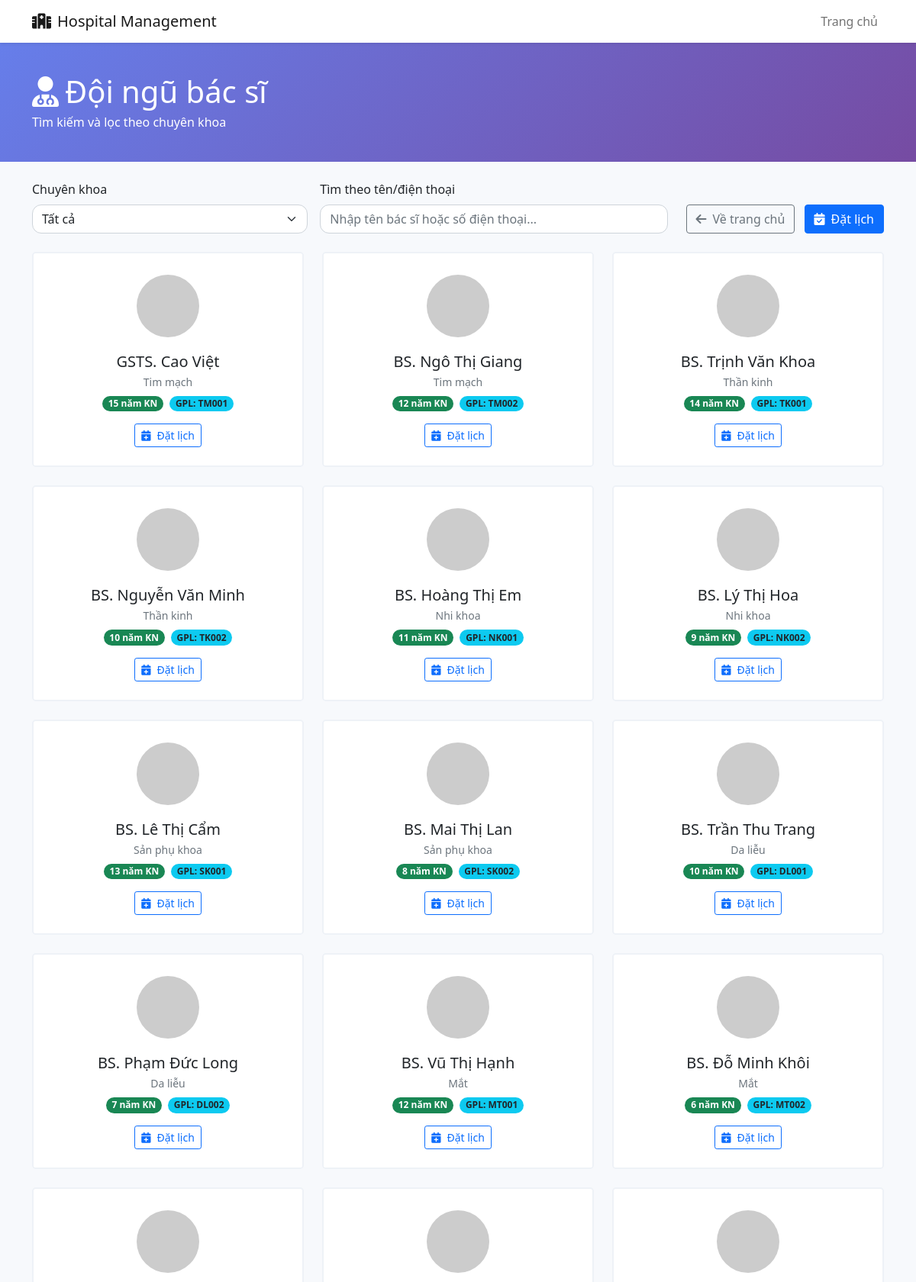
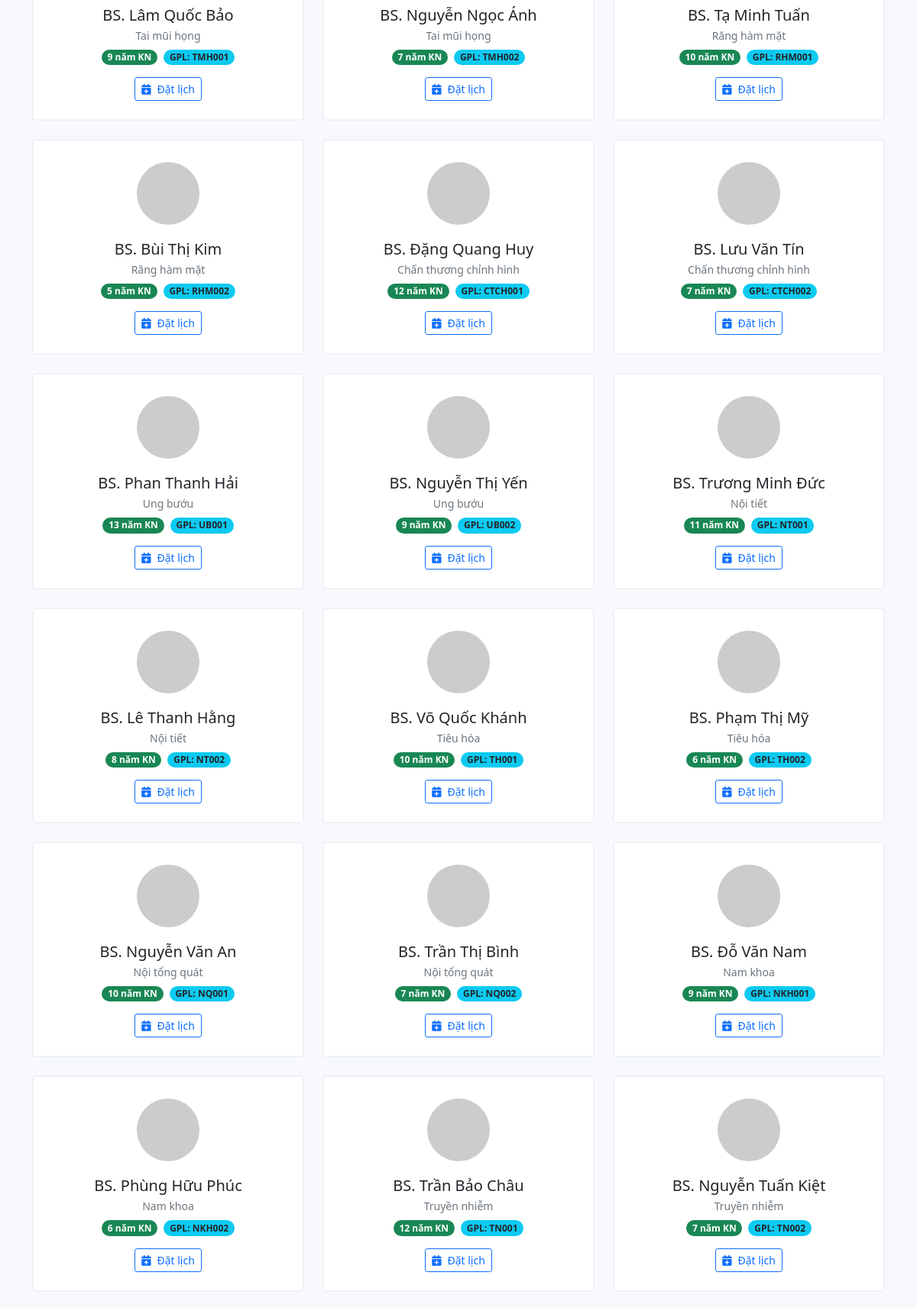
The page /doctor_team (upper part) on the database its author committed (2 pictures, top to bottom).
### tables this page shows
CREATE TABLE `bac_si` (
  `id` int(11) NOT NULL,
  `ten` varchar(255) NOT NULL,
  `email` varchar(255) NOT NULL,
  `mat_khau` varchar(255) NOT NULL,
  `so_dien_thoai` varchar(20) DEFAULT NULL,
  `chuyen_khoa` varchar(100) DEFAULT NULL,
  `so_giay_phep` varchar(50) DEFAULT NULL,
  `so_nam_kinh_nghiem` int(11) DEFAULT 0,
  `ngay_tao` timestamp NOT NULL DEFAULT current_timestamp(),
  `ngay_cap_nhat` timestamp NOT NULL DEFAULT current_timestamp() ON UPDATE current_timestamp(),
  `hinh_anh` varchar(255) DEFAULT NULL
);

### Models/User.php (called while the page is built, shortened)
<?php
require_once 'config/database.php';
class User
{
    public function __construct()
    {
        $database = new Database();
        $this->conn = $database->getConnection();
    }
}

### config/database.php (called while the page is built, shortened)
<?php
class Database
{
    private $host = "localhost";
    private $db_name = "hospital_management";
    private $username = "root";
    private $password = "";
    public function getConnection()
    {
        $this->conn = null;
        try {
            $this->conn = new PDO("mysql:host=" . $this->host . ";dbname=" . $this->db_name, $this->username, $this->password);
            $this->conn->exec("set names utf8");
            $this->conn->setAttribute(PDO::ATTR_ERRMODE, PDO::ERRMODE_EXCEPTION);
        } catch (PDOException $exception) {
            echo "Connection error: " . $exception->getMessage();
        }
        return $this->conn;
    }
}

### Models/Doctor.php (called while the page is built, shortened)
<?php
require_once 'Models/User.php';
class Doctor extends User
{
    public function __construct()
    {
        $this->table_name = "bac_si";
    }
    public function getAll()
    {
        $query = "SELECT id, ten, email, so_dien_thoai, chuyen_khoa, so_giay_phep, so_nam_kinh_nghiem, ngay_tao, hinh_anh FROM " . $this->table_name;
        $stmt = $this->conn->prepare($query);
        $stmt->execute();
        return $stmt->fetchAll(PDO::FETCH_ASSOC);
    }
}

### Views/doctor/doctor_team.php (the view, shortened to what this page needs)
<?php
require_once 'Models/Doctor.php';
$doctorModel = new Doctor();
$doctors = $doctorModel->getAll();
?>
<!DOCTYPE html>
<html lang="vi">
<head>
    <link href="https://cdn.jsdelivr.net/npm/bootstrap@5.1.3/dist/css/bootstrap.min.css" rel="stylesheet">
    <link href="https://cdnjs.cloudflare.com/ajax/libs/font-awesome/6.0.0/css/all.min.css" rel="stylesheet">
</head>
<body>
    <nav class="navbar navbar-expand-lg navbar-light bg-white shadow-sm">
        <div class="container">
            <a class="navbar-brand" href="./home"><i class="fas fa-hospital me-2"></i>Hospital
                Management</a>
            <div class="collapse navbar-collapse" id="navMain">
                <ul class="navbar-nav ms-auto">
                    <li class="nav-item"><a class="nav-link" href="./home">Trang chủ</a></li>
                </ul>
            </div>
        </div>
    </nav>
    <header class="page-header">
        <div class="container">
            <h1 class="mb-1"><i class="fas fa-user-md me-2"></i>Đội ngũ bác sĩ</h1>
            <p class="mb-0">Tìm kiếm và lọc theo chuyên khoa</p>
        </div>
    </header>
    <main class="py-4">
        <div class="container">
            <div class="row align-items-end g-3 filter-bar mb-4">
                <div class="col-md-4">
                    <label class="form-label">Chuyên khoa</label>
                    <select id="specialtyFilter" class="form-select">
                        <option value="">Tất cả</option>
                    </select>
                </div>
                <div class="col-md-5">
                    <label class="form-label">Tìm theo tên/điện thoại</label>
                    <input id="searchInput" type="text" class="form-control"
                        placeholder="Nhập tên bác sĩ hoặc số điện thoại...">
                </div>
                <div class="col-md-3 text-md-end">
                    <a href="./home" class="btn btn-outline-secondary me-2"><i class="fas fa-arrow-left me-2"></i>Về
                        trang chủ</a>
                    <a href="./hospital_appointment" class="btn btn-primary"><i
                            class="fas fa-calendar-check me-2"></i>Đặt lịch</a>
                </div>
            </div>
            <div class="row" id="doctorsContainer">
                <?php foreach ($doctors as $doc): ?>
                <?php
                    $avatarSeed = substr(md5($doc['email']), 0, 6);
                    $imgSrc = "https://via.placeholder.com/120x120/" . substr($avatarSeed, 0, 6) . "/ffffff?text=BS";
                    ?>
                <div class="col-lg-4 col-md-6 mb-4 doctor-item"
                    data-spec="<?php echo htmlspecialchars($doc['chuyen_khoa'] ?: ''); ?>"
                    data-name="<?php echo htmlspecialchars($doc['ten']); ?>"
                    data-phone="<?php echo htmlspecialchars($doc['so_dien_thoai'] ?: ''); ?>">
                    <div class="doctor-card p-4 bg-white rounded-3 h-100">
                        <div class="doctor-avatar mb-3 text-center">
                            <img src="<?php echo $imgSrc; ?>" alt="Bác sĩ">
                        </div>
                        <h5 class="mb-1 text-center"><?php echo htmlspecialchars($doc['ten']); ?></h5>
                        <p class="text-muted small text-center mb-2">
                            <?php echo htmlspecialchars($doc['chuyen_khoa'] ?: 'Đa khoa'); ?></p>
                        <div class="d-flex justify-content-center gap-2 mb-3">
                            <span class="badge bg-success"><?php echo (int)($doc['so_nam_kinh_nghiem'] ?? 0); ?> năm
                                KN</span>
                            <?php if (!empty($doc['so_giay_phep'])): ?>
                            <span class="badge bg-info text-dark">GPL:
                                <?php echo htmlspecialchars($doc['so_giay_phep']); ?></span>
                            <?php endif; ?>
                        </div>
                        <div class="text-center">
                            <a href="./hospital_appointment" class="btn btn-outline-primary btn-sm"><i
                                    class="fas fa-calendar-plus me-2"></i>Đặt
                                lịch</a>
                        </div>
                    </div>
                </div>
                <?php endforeach; ?>
            </div>
        </div>
    </main>
</body>
</html>

### index.php (shortened to what this page needs)
<?php
$action = $_GET['action'] ?? 'home';
switch ($action) {
    case 'doctor_team':
        include 'Views/doctor/doctor_team.php';
        break;
}

### Views/doctor/doctor_team.php (style rules this page uses)
body { background: #f7f9fc; }
.page-header { background: linear-gradient(135deg, #667eea, #764ba2); color: #fff; padding: 40px 0; }
.doctor-card { border: 2px solid #eef2f7; transition: .2s; }
.doctor-avatar img { width: 90px; height: 90px; border-radius: 50%; object-fit: cover; border: 4px solid #fff; }
.badge { border-radius: 20px; }
.filter-bar .form-select, .filter-bar .form-control { border-radius: 12px; }

### rows shown on the page
bac_si: ten "GSTS. Cao Việt", chuyen_khoa "Tim mạch", so_nam_kinh_nghiem "15", so_giay_phep "TM001"
bac_si: ten "BS. Ngô Thị Giang", chuyen_khoa "Tim mạch", so_nam_kinh_nghiem "12", so_giay_phep "TM002"
bac_si: ten "BS. Trịnh Văn Khoa", chuyen_khoa "Thần kinh", so_nam_kinh_nghiem "14", so_giay_phep "TK001"
bac_si: ten "BS. Nguyễn Văn Minh", chuyen_khoa "Thần kinh", so_nam_kinh_nghiem "10", so_giay_phep "TK002"
bac_si: ten "BS. Hoàng Thị Em", chuyen_khoa "Nhi khoa", so_nam_kinh_nghiem "11", so_giay_phep "NK001"
bac_si: ten "BS. Lý Thị Hoa", chuyen_khoa "Nhi khoa", so_nam_kinh_nghiem "9", so_giay_phep "NK002"
bac_si: ten "BS. Lê Thị Cẩm", chuyen_khoa "Sản phụ khoa", so_nam_kinh_nghiem "13", so_giay_phep "SK001"
bac_si: ten "BS. Mai Thị Lan", chuyen_khoa "Sản phụ khoa", so_nam_kinh_nghiem "8", so_giay_phep "SK002"
bac_si: ten "BS. Trần Thu Trang", chuyen_khoa "Da liễu", so_nam_kinh_nghiem "10", so_giay_phep "DL001"
bac_si: ten "BS. Phạm Đức Long", chuyen_khoa "Da liễu", so_nam_kinh_nghiem "7", so_giay_phep "DL002"
bac_si: ten "BS. Vũ Thị Hạnh", chuyen_khoa "Mắt", so_nam_kinh_nghiem "12", so_giay_phep "MT001"
bac_si: ten "BS. Đỗ Minh Khôi", chuyen_khoa "Mắt", so_nam_kinh_nghiem "6", so_giay_phep "MT002"
bac_si: ten "BS. Lâm Quốc Bảo", chuyen_khoa "Tai mũi họng", so_nam_kinh_nghiem "9", so_giay_phep "TMH001"
bac_si: ten "BS. Nguyễn Ngọc Ánh", chuyen_khoa "Tai mũi họng", so_nam_kinh_nghiem "7", so_giay_phep "TMH002"
bac_si: ten "BS. Tạ Minh Tuấn", chuyen_khoa "Răng hàm mặt", so_nam_kinh_nghiem "10", so_giay_phep "RHM001"
bac_si: ten "BS. Bùi Thị Kim", chuyen_khoa "Răng hàm mặt", so_nam_kinh_nghiem "5", so_giay_phep "RHM002"
bac_si: ten "BS. Đặng Quang Huy", chuyen_khoa "Chấn thương chỉnh hình", so_nam_kinh_nghiem "12", so_giay_phep "CTCH001"
bac_si: ten "BS. Lưu Văn Tín", chuyen_khoa "Chấn thương chỉnh hình", so_nam_kinh_nghiem "7", so_giay_phep "CTCH002"
bac_si: ten "BS. Phan Thanh Hải", chuyen_khoa "Ung bướu", so_nam_kinh_nghiem "13", so_giay_phep "UB001"
bac_si: ten "BS. Nguyễn Thị Yến", chuyen_khoa "Ung bướu", so_nam_kinh_nghiem "9", so_giay_phep "UB002"
bac_si: ten "BS. Trương Minh Đức", chuyen_khoa "Nội tiết", so_nam_kinh_nghiem "11", so_giay_phep "NT001"
bac_si: ten "BS. Lê Thanh Hằng", chuyen_khoa "Nội tiết", so_nam_kinh_nghiem "8", so_giay_phep "NT002"
bac_si: ten "BS. Võ Quốc Khánh", chuyen_khoa "Tiêu hóa", so_nam_kinh_nghiem "10", so_giay_phep "TH001"
bac_si: ten "BS. Phạm Thị Mỹ", chuyen_khoa "Tiêu hóa", so_nam_kinh_nghiem "6", so_giay_phep "TH002"
bac_si: ten "BS. Nguyễn Văn An", chuyen_khoa "Nội tổng quát", so_nam_kinh_nghiem "10", so_giay_phep "NQ001"
bac_si: ten "BS. Trần Thị Bình", chuyen_khoa "Nội tổng quát", so_nam_kinh_nghiem "7", so_giay_phep "NQ002"
bac_si: ten "BS. Đỗ Văn Nam", chuyen_khoa "Nam khoa", so_nam_kinh_nghiem "9", so_giay_phep "NKH001"
bac_si: ten "BS. Phùng Hữu Phúc", chuyen_khoa "Nam khoa", so_nam_kinh_nghiem "6", so_giay_phep "NKH002"
bac_si: ten "BS. Trần Bảo Châu", chuyen_khoa "Truyền nhiễm", so_nam_kinh_nghiem "12", so_giay_phep "TN001"
bac_si: ten "BS. Nguyễn Tuấn Kiệt", chuyen_khoa "Truyền nhiễm", so_nam_kinh_nghiem "7", so_giay_phep "TN002"
